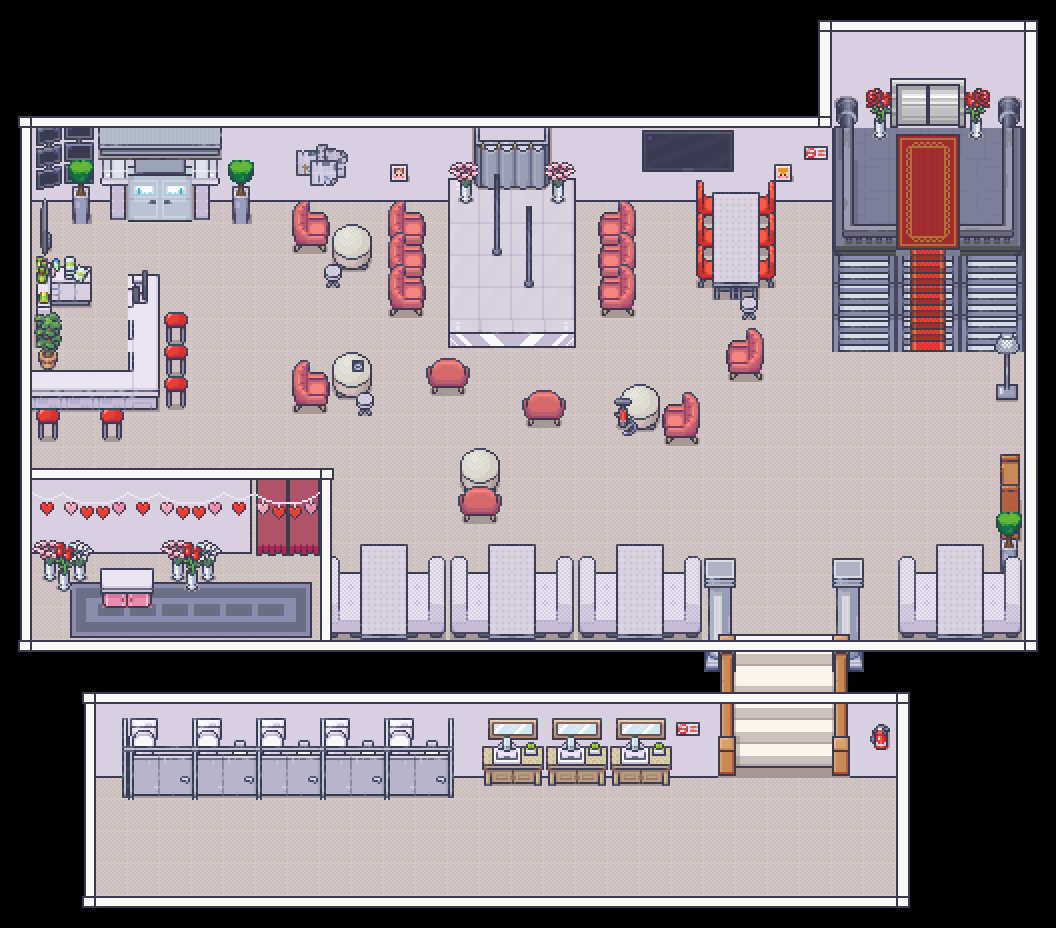

Rendered tile map (Tiled .tmx) drawn with the repository's tilesets; below, a short description and the map source with its tile grids summarised:
An orthogonal 33x29 tile map with 32x32 px tiles, 9 tile layers (Floor, Floor2, Walls, Decoration, ...), 1 hidden layer not drawn, 6 tilesets.

<map version="1.10" tiledversion="1.11.2" orientation="orthogonal" renderorder="right-down" width="33" height="29" tilewidth="32" tileheight="32" infinite="0" nextlayerid="11" nextobjectid="1">
 <tileset firstgid="1" source="../../tilesets/tsx/Interiors_32x32.tsx" />
 <tileset firstgid="17025" source="../../tilesets/tsx/5_Floor_Modular_Buildings_32x32.tsx" />
 <tileset firstgid="25313" source="../../tilesets/tsx/20_Subway_and_Train_Station_32x32.tsx" />
 <tileset firstgid="31233" source="../../tilesets/tsx/3_City_Props_32x32.tsx" />
 <tileset firstgid="38241" source="../../tilesets/tsx/16_Office_32x32.tsx" />
 <tileset firstgid="41281" source="../../tilesets/tsx/7_Villas_32x32.tsx" />
 <layer id="1" name="Floor" width="33" height="29">
  <data>[957 cells, 669 non-empty, 1 distinct tile ids]</data>
 </layer>
 <layer id="6" name="Floor2" width="33" height="29">
  <data>[957 cells, 83 non-empty, 39 distinct tile ids]</data>
 </layer>
 <layer id="3" name="Walls" width="33" height="29">
  <data>[957 cells, 216 non-empty, 11 distinct tile ids]</data>
 </layer>
 <layer id="4" name="Decoration" width="33" height="29">
  <data>[957 cells, 246 non-empty, 97 distinct tile ids]</data>
 </layer>
 <layer id="5" name="Decoration2" width="33" height="29">
  <data>[957 cells, 132 non-empty, 59 distinct tile ids]</data>
 </layer>
 <layer id="7" name="Decoration3" width="33" height="29">
  <data>[957 cells, 86 non-empty, 57 distinct tile ids]</data>
 </layer>
 <layer id="8" name="Decoration4" width="33" height="29">
  <data>[957 cells, 62 non-empty, 47 distinct tile ids]</data>
 </layer>
 <layer id="2" name="Ceiling" width="33" height="29">
  <data>[957 cells, 201 non-empty, 17 distinct tile ids]</data>
 </layer>
 <layer id="9" name="Ceiling2" width="33" height="29">
  <data>[957 cells, 15 non-empty, 3 distinct tile ids]</data>
 </layer>
 <layer id="10" name="Colissions" width="33" height="29" visible="0">
  <data>[957 cells, 472 non-empty, 1 distinct tile ids]</data>
 </layer>
</map>
